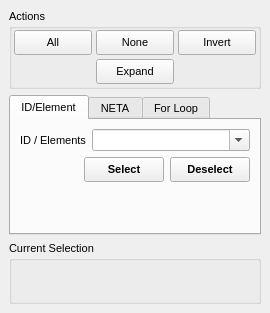
<ui version="4.0">
 <class>SelectWidget</class>
 <widget class="QDockWidget" name="SelectWidget">
  <property name="geometry">
   <rect>
    <x>0</x>
    <y>0</y>
    <width>270</width>
    <height>313</height>
   </rect>
  </property>
  <property name="sizePolicy">
   <sizepolicy hsizetype="Minimum" vsizetype="Minimum">
    <horstretch>0</horstretch>
    <verstretch>0</verstretch>
   </sizepolicy>
  </property>
  <property name="minimumSize">
   <size>
    <width>270</width>
    <height>313</height>
   </size>
  </property>
  <property name="font">
   <font>
    <pointsize>8</pointsize>
   </font>
  </property>
  <property name="floating">
   <bool>true</bool>
  </property>
  <property name="allowedAreas">
   <set>Qt::LeftDockWidgetArea|Qt::RightDockWidgetArea</set>
  </property>
  <property name="windowTitle">
   <string>Select</string>
  </property>
  <widget class="QWidget" name="dockWidgetContents">
   <layout class="QVBoxLayout" name="verticalLayout">
    <item>
     <widget class="QGroupBox" name="ActionsBox">
      <property name="sizePolicy">
       <sizepolicy hsizetype="Minimum" vsizetype="Minimum">
        <horstretch>0</horstretch>
        <verstretch>0</verstretch>
       </sizepolicy>
      </property>
      <property name="title">
       <string>Actions</string>
      </property>
      <layout class="QVBoxLayout" name="verticalLayout_5">
       <property name="spacing">
        <number>4</number>
       </property>
       <property name="margin">
        <number>2</number>
       </property>
       <item>
        <layout class="QGridLayout" name="gridLayout">
         <property name="spacing">
          <number>4</number>
         </property>
         <item row="0" column="0">
          <widget class="QToolButton" name="SelectAllButton">
           <property name="sizePolicy">
            <sizepolicy hsizetype="Minimum" vsizetype="Fixed">
             <horstretch>0</horstretch>
             <verstretch>0</verstretch>
            </sizepolicy>
           </property>
           <property name="minimumSize">
            <size>
             <width>30</width>
             <height>25</height>
            </size>
           </property>
           <property name="maximumSize">
            <size>
             <width>654654</width>
             <height>25</height>
            </size>
           </property>
           <property name="toolTip">
            <string>Select all atoms in the current model</string>
           </property>
           <property name="text">
            <string>All</string>
           </property>
           <property name="icon">
            <iconset resource="icons.qrc">
             <normaloff>:/select/icons/select_all.svg</normaloff>:/select/icons/select_all.svg</iconset>
           </property>
           <property name="iconSize">
            <size>
             <width>16</width>
             <height>16</height>
            </size>
           </property>
           <property name="toolButtonStyle">
            <enum>Qt::ToolButtonTextBesideIcon</enum>
           </property>
          </widget>
         </item>
         <item row="0" column="1">
          <widget class="QToolButton" name="SelectNoneButton">
           <property name="sizePolicy">
            <sizepolicy hsizetype="Minimum" vsizetype="Fixed">
             <horstretch>0</horstretch>
             <verstretch>0</verstretch>
            </sizepolicy>
           </property>
           <property name="minimumSize">
            <size>
             <width>30</width>
             <height>25</height>
            </size>
           </property>
           <property name="maximumSize">
            <size>
             <width>654</width>
             <height>25</height>
            </size>
           </property>
           <property name="toolTip">
            <string>Deselect all atoms in the current model</string>
           </property>
           <property name="text">
            <string>None</string>
           </property>
           <property name="icon">
            <iconset resource="icons.qrc">
             <normaloff>:/select/icons/select_none.svg</normaloff>:/select/icons/select_none.svg</iconset>
           </property>
           <property name="iconSize">
            <size>
             <width>16</width>
             <height>16</height>
            </size>
           </property>
           <property name="toolButtonStyle">
            <enum>Qt::ToolButtonTextBesideIcon</enum>
           </property>
          </widget>
         </item>
         <item row="0" column="2">
          <widget class="QToolButton" name="SelectionInvertButton">
           <property name="sizePolicy">
            <sizepolicy hsizetype="Minimum" vsizetype="Fixed">
             <horstretch>0</horstretch>
             <verstretch>0</verstretch>
            </sizepolicy>
           </property>
           <property name="minimumSize">
            <size>
             <width>30</width>
             <height>25</height>
            </size>
           </property>
           <property name="maximumSize">
            <size>
             <width>654</width>
             <height>25</height>
            </size>
           </property>
           <property name="toolTip">
            <string>Invert the current atom selection</string>
           </property>
           <property name="text">
            <string>Invert</string>
           </property>
           <property name="icon">
            <iconset resource="icons.qrc">
             <normaloff>:/select/icons/select_invert.svg</normaloff>:/select/icons/select_invert.svg</iconset>
           </property>
           <property name="iconSize">
            <size>
             <width>16</width>
             <height>16</height>
            </size>
           </property>
           <property name="toolButtonStyle">
            <enum>Qt::ToolButtonTextBesideIcon</enum>
           </property>
          </widget>
         </item>
         <item row="1" column="1">
          <widget class="QToolButton" name="SelectionExpandButton">
           <property name="sizePolicy">
            <sizepolicy hsizetype="Minimum" vsizetype="Fixed">
             <horstretch>0</horstretch>
             <verstretch>0</verstretch>
            </sizepolicy>
           </property>
           <property name="minimumSize">
            <size>
             <width>30</width>
             <height>25</height>
            </size>
           </property>
           <property name="maximumSize">
            <size>
             <width>654</width>
             <height>25</height>
            </size>
           </property>
           <property name="toolTip">
            <string>Expand the current atom selection along bonds</string>
           </property>
           <property name="text">
            <string>Expand</string>
           </property>
           <property name="icon">
            <iconset resource="icons.qrc">
             <normaloff>:/select/icons/select_expand.svg</normaloff>:/select/icons/select_expand.svg</iconset>
           </property>
           <property name="iconSize">
            <size>
             <width>16</width>
             <height>16</height>
            </size>
           </property>
           <property name="toolButtonStyle">
            <enum>Qt::ToolButtonTextBesideIcon</enum>
           </property>
          </widget>
         </item>
        </layout>
       </item>
      </layout>
     </widget>
    </item>
    <item>
     <widget class="QTabWidget" name="SelectionTabs">
      <property name="currentIndex">
       <number>0</number>
      </property>
      <widget class="QWidget" name="SelectIDTab">
       <attribute name="title">
        <string>ID/Element</string>
       </attribute>
       <layout class="QVBoxLayout" name="verticalLayout_2">
        <item>
         <layout class="QHBoxLayout" name="horizontalLayout_6">
          <item>
           <widget class="QLabel" name="label_3">
            <property name="sizePolicy">
             <sizepolicy hsizetype="Minimum" vsizetype="Preferred">
              <horstretch>0</horstretch>
              <verstretch>0</verstretch>
             </sizepolicy>
            </property>
            <property name="text">
             <string>ID / Elements</string>
            </property>
           </widget>
          </item>
          <item>
           <widget class="QComboBox" name="SelectCombo">
            <property name="sizePolicy">
             <sizepolicy hsizetype="Expanding" vsizetype="Fixed">
              <horstretch>0</horstretch>
              <verstretch>0</verstretch>
             </sizepolicy>
            </property>
            <property name="toolTip">
             <string>Specify elements or atom IDs (e.g. C, He-Ar, or 1-10). Use '+' to indicate 'up to' or 'and after' (e.g. +N, 100+)</string>
            </property>
            <property name="editable">
             <bool>true</bool>
            </property>
           </widget>
          </item>
         </layout>
        </item>
        <item>
         <layout class="QHBoxLayout" name="horizontalLayout_2">
          <item>
           <spacer name="horizontalSpacer_2">
            <property name="orientation">
             <enum>Qt::Horizontal</enum>
            </property>
            <property name="sizeHint" stdset="0">
             <size>
              <width>40</width>
              <height>20</height>
             </size>
            </property>
           </spacer>
          </item>
          <item>
           <widget class="QPushButton" name="SelectButton">
            <property name="minimumSize">
             <size>
              <width>0</width>
              <height>25</height>
             </size>
            </property>
            <property name="maximumSize">
             <size>
              <width>16777215</width>
              <height>25</height>
             </size>
            </property>
            <property name="font">
             <font>
              <weight>75</weight>
              <bold>true</bold>
             </font>
            </property>
            <property name="toolTip">
             <string>Select atoms according to the supplied expression</string>
            </property>
            <property name="text">
             <string>Select</string>
            </property>
           </widget>
          </item>
          <item>
           <widget class="QPushButton" name="DeselectButton">
            <property name="minimumSize">
             <size>
              <width>0</width>
              <height>25</height>
             </size>
            </property>
            <property name="maximumSize">
             <size>
              <width>16777215</width>
              <height>25</height>
             </size>
            </property>
            <property name="font">
             <font>
              <weight>75</weight>
              <bold>true</bold>
             </font>
            </property>
            <property name="toolTip">
             <string>Deselect atoms according to the supplied expression</string>
            </property>
            <property name="text">
             <string>Deselect</string>
            </property>
           </widget>
          </item>
         </layout>
        </item>
        <item>
         <spacer name="verticalSpacer">
          <property name="orientation">
           <enum>Qt::Vertical</enum>
          </property>
          <property name="sizeHint" stdset="0">
           <size>
            <width>20</width>
            <height>40</height>
           </size>
          </property>
         </spacer>
        </item>
       </layout>
      </widget>
      <widget class="QWidget" name="SelectNETATab">
       <attribute name="title">
        <string>NETA</string>
       </attribute>
       <layout class="QVBoxLayout" name="verticalLayout_4">
        <item>
         <layout class="QHBoxLayout" name="horizontalLayout_4">
          <property name="spacing">
           <number>4</number>
          </property>
          <item>
           <widget class="QLabel" name="label_2">
            <property name="sizePolicy">
             <sizepolicy hsizetype="Minimum" vsizetype="Preferred">
              <horstretch>0</horstretch>
              <verstretch>0</verstretch>
             </sizepolicy>
            </property>
            <property name="text">
             <string>NETA</string>
            </property>
           </widget>
          </item>
          <item>
           <widget class="QComboBox" name="SelectNetaCombo">
            <property name="sizePolicy">
             <sizepolicy hsizetype="Expanding" vsizetype="Fixed">
              <horstretch>0</horstretch>
              <verstretch>0</verstretch>
             </sizepolicy>
            </property>
            <property name="editable">
             <bool>true</bool>
            </property>
           </widget>
          </item>
         </layout>
        </item>
        <item>
         <layout class="QHBoxLayout" name="horizontalLayout_7">
          <item>
           <widget class="QLabel" name="label">
            <property name="sizePolicy">
             <sizepolicy hsizetype="Minimum" vsizetype="Preferred">
              <horstretch>0</horstretch>
              <verstretch>0</verstretch>
             </sizepolicy>
            </property>
            <property name="text">
             <string>Element</string>
            </property>
            <property name="alignment">
             <set>Qt::AlignRight|Qt::AlignTrailing|Qt::AlignVCenter</set>
            </property>
           </widget>
          </item>
          <item>
           <widget class="QLineEdit" name="TypeElementEdit">
            <property name="sizePolicy">
             <sizepolicy hsizetype="Minimum" vsizetype="Fixed">
              <horstretch>0</horstretch>
              <verstretch>0</verstretch>
             </sizepolicy>
            </property>
            <property name="maximumSize">
             <size>
              <width>41</width>
              <height>16777215</height>
             </size>
            </property>
            <property name="inputMask">
             <string>Aaa; </string>
            </property>
            <property name="text">
             <string>C</string>
            </property>
            <property name="maxLength">
             <number>3</number>
            </property>
           </widget>
          </item>
          <item>
           <widget class="QToolButton" name="TypeSelectElementButton">
            <property name="maximumSize">
             <size>
              <width>25</width>
              <height>25</height>
             </size>
            </property>
            <property name="text">
             <string/>
            </property>
            <property name="icon">
             <iconset resource="icons.qrc">
              <normaloff>:/build/icons/build_ptable.svg</normaloff>:/build/icons/build_ptable.svg</iconset>
            </property>
            <property name="iconSize">
             <size>
              <width>16</width>
              <height>16</height>
             </size>
            </property>
           </widget>
          </item>
         </layout>
        </item>
        <item>
         <layout class="QHBoxLayout" name="horizontalLayout_3">
          <item>
           <spacer name="horizontalSpacer_3">
            <property name="orientation">
             <enum>Qt::Horizontal</enum>
            </property>
            <property name="sizeHint" stdset="0">
             <size>
              <width>40</width>
              <height>20</height>
             </size>
            </property>
           </spacer>
          </item>
          <item>
           <widget class="QPushButton" name="SelectTypeButton">
            <property name="minimumSize">
             <size>
              <width>0</width>
              <height>25</height>
             </size>
            </property>
            <property name="maximumSize">
             <size>
              <width>16777215</width>
              <height>25</height>
             </size>
            </property>
            <property name="font">
             <font>
              <weight>75</weight>
              <bold>true</bold>
             </font>
            </property>
            <property name="toolTip">
             <string>Select atoms according to the supplied expression</string>
            </property>
            <property name="text">
             <string>Select</string>
            </property>
           </widget>
          </item>
          <item>
           <widget class="QPushButton" name="DeselectTypeButton">
            <property name="minimumSize">
             <size>
              <width>0</width>
              <height>25</height>
             </size>
            </property>
            <property name="maximumSize">
             <size>
              <width>16777215</width>
              <height>25</height>
             </size>
            </property>
            <property name="font">
             <font>
              <weight>75</weight>
              <bold>true</bold>
             </font>
            </property>
            <property name="toolTip">
             <string>Deselect atoms according to the supplied expression</string>
            </property>
            <property name="text">
             <string>Deselect</string>
            </property>
           </widget>
          </item>
         </layout>
        </item>
       </layout>
      </widget>
      <widget class="QWidget" name="SelectLoopTab">
       <attribute name="title">
        <string>For Loop</string>
       </attribute>
       <layout class="QVBoxLayout" name="verticalLayout_6">
        <item>
         <layout class="QHBoxLayout" name="horizontalLayout">
          <item>
           <widget class="QLabel" name="CodeLabel">
            <property name="sizePolicy">
             <sizepolicy hsizetype="Minimum" vsizetype="Preferred">
              <horstretch>0</horstretch>
              <verstretch>0</verstretch>
             </sizepolicy>
            </property>
            <property name="text">
             <string>Code</string>
            </property>
           </widget>
          </item>
          <item>
           <widget class="QComboBox" name="SelectForCombo">
            <property name="sizePolicy">
             <sizepolicy hsizetype="Expanding" vsizetype="Fixed">
              <horstretch>0</horstretch>
              <verstretch>0</verstretch>
             </sizepolicy>
            </property>
            <property name="toolTip">
             <string>The code written here will be executed for each atom 'i' (supplied as a variable of the same name). It should 'return TRUE;' when the atom 'i' is to be selected.'</string>
            </property>
            <property name="editable">
             <bool>true</bool>
            </property>
           </widget>
          </item>
         </layout>
        </item>
        <item>
         <layout class="QHBoxLayout" name="horizontalLayout_5">
          <item>
           <spacer name="horizontalSpacer">
            <property name="orientation">
             <enum>Qt::Horizontal</enum>
            </property>
            <property name="sizeHint" stdset="0">
             <size>
              <width>40</width>
              <height>20</height>
             </size>
            </property>
           </spacer>
          </item>
          <item>
           <widget class="QPushButton" name="SelectCodeButton">
            <property name="minimumSize">
             <size>
              <width>0</width>
              <height>25</height>
             </size>
            </property>
            <property name="maximumSize">
             <size>
              <width>16777215</width>
              <height>25</height>
             </size>
            </property>
            <property name="font">
             <font>
              <weight>75</weight>
              <bold>true</bold>
             </font>
            </property>
            <property name="toolTip">
             <string>Run the selected code as 'for (i in atoms) if (&lt;code&gt;) selectatom(i);'</string>
            </property>
            <property name="text">
             <string>Select</string>
            </property>
           </widget>
          </item>
          <item>
           <widget class="QPushButton" name="DeselectCodeButton">
            <property name="minimumSize">
             <size>
              <width>0</width>
              <height>25</height>
             </size>
            </property>
            <property name="maximumSize">
             <size>
              <width>16777215</width>
              <height>25</height>
             </size>
            </property>
            <property name="font">
             <font>
              <weight>75</weight>
              <bold>true</bold>
             </font>
            </property>
            <property name="toolTip">
             <string>Run the selected code as 'for (i in atoms) if (&lt;code&gt;) deselectatom(i);'</string>
            </property>
            <property name="text">
             <string>Deselect</string>
            </property>
           </widget>
          </item>
         </layout>
        </item>
        <item>
         <spacer name="verticalSpacer_2">
          <property name="orientation">
           <enum>Qt::Vertical</enum>
          </property>
          <property name="sizeHint" stdset="0">
           <size>
            <width>20</width>
            <height>40</height>
           </size>
          </property>
         </spacer>
        </item>
       </layout>
      </widget>
     </widget>
    </item>
    <item>
     <widget class="QGroupBox" name="DetailsGroup">
      <property name="sizePolicy">
       <sizepolicy hsizetype="Preferred" vsizetype="Expanding">
        <horstretch>0</horstretch>
        <verstretch>0</verstretch>
       </sizepolicy>
      </property>
      <property name="title">
       <string>Current Selection</string>
      </property>
      <layout class="QVBoxLayout" name="verticalLayout_3">
       <property name="spacing">
        <number>4</number>
       </property>
       <property name="margin">
        <number>2</number>
       </property>
       <item>
        <widget class="QLabel" name="SelectionLabel1">
         <property name="text">
          <string/>
         </property>
        </widget>
       </item>
       <item>
        <widget class="QLabel" name="SelectionLabel2">
         <property name="text">
          <string/>
         </property>
        </widget>
       </item>
      </layout>
     </widget>
    </item>
   </layout>
  </widget>
 </widget>
 <resources>
  <include location="icons.qrc"/>
 </resources>
 <connections/>
</ui>
